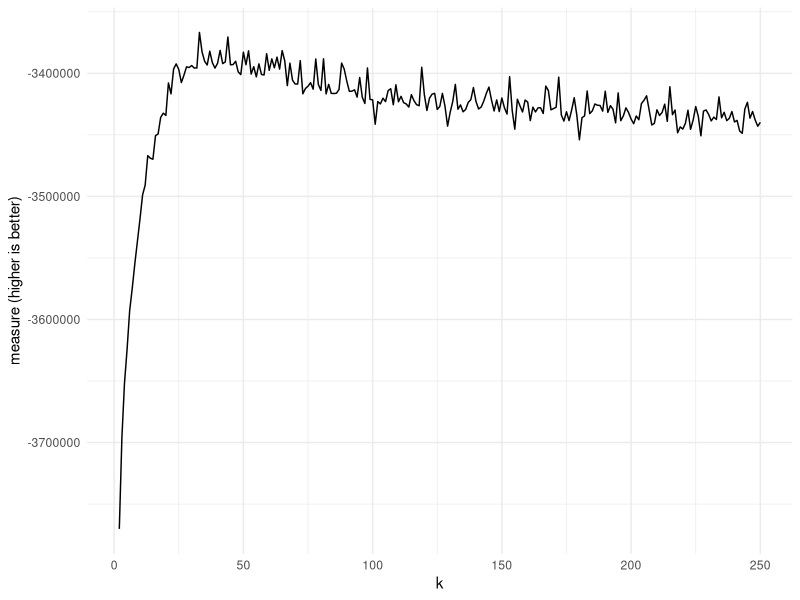
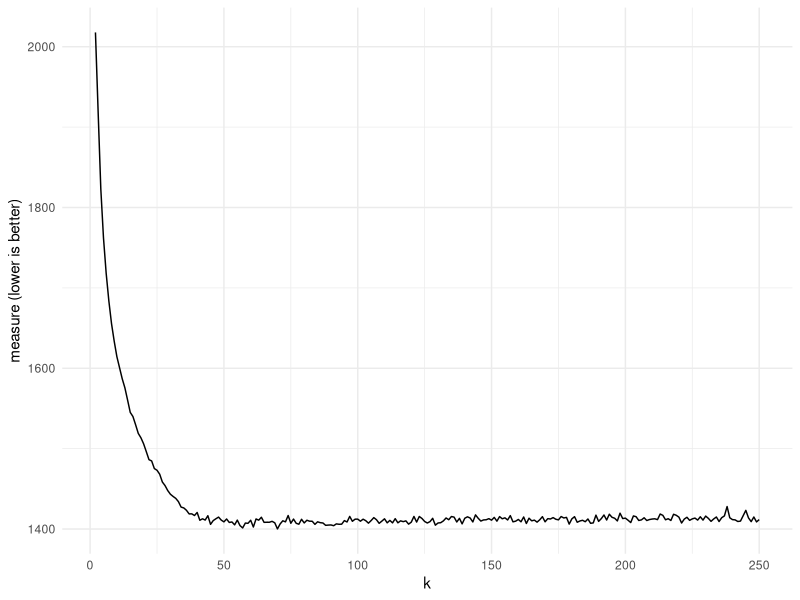
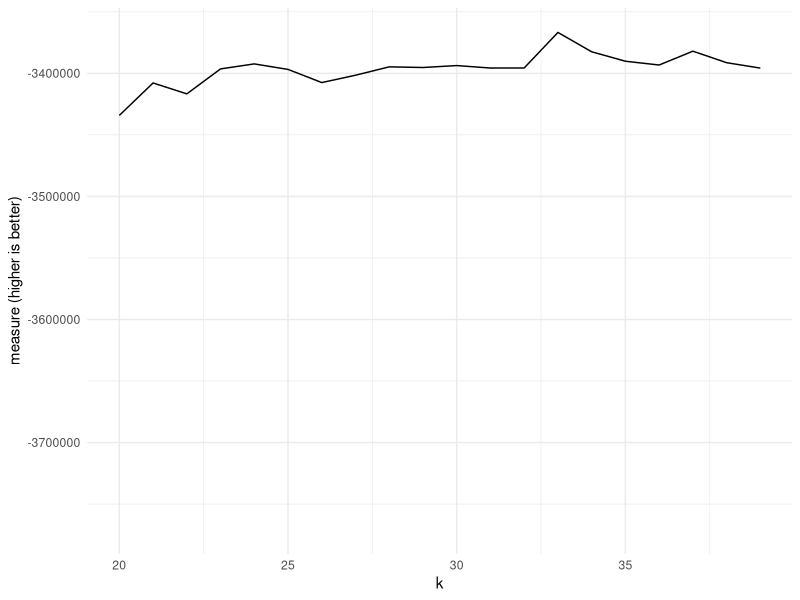
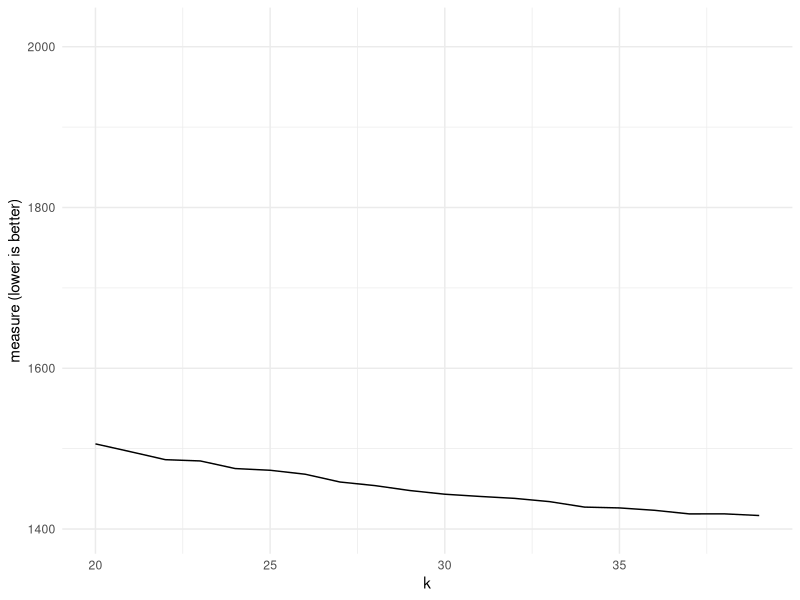

These figures' R source, in order:
df <- read.csv( 'model_measurements.csv' )

print("Best fit normal logll" )
print( df$k[ which.max( df$logll1 ) ] )

print("Best fit harmonic logll" )
print( df$k[ which.max( df$logll2 ) ] )

print("Best fit normal logll" )
print( df$k[ which.min( df$perplex ) ] )

library(ggplot2)

g <- ggplot( df , aes(k , logll2 ) ) +
geom_line() +
xlab('k') + ylab('measure (higher is better)') +
theme_minimal() +
xlim(2,250) ## TODO: make args

ggsave( file = 'plot_meanloglike.pdf' , g)

g <- ggplot( df , aes(k , perplex ) ) +
geom_line() +
xlab('k') + ylab('measure (lower is better)') +
theme_minimal() +
xlim(2,250) ## TODO: make args

ggsave( file = 'plot_perplex.pdf' , g)

g <- ggplot( df , aes(k , logll2 ) ) +
geom_line() +
xlab('k') + ylab('measure (higher is better)') +
theme_minimal() +
xlim(20,39) ## TODO: make args

ggsave( file = 'plot_meanloglike_detail.pdf' , g)

g <- ggplot( df , aes(k , perplex ) ) +
geom_line() +
xlab('k') + ylab('measure (lower is better)') +
theme_minimal() +
xlim(20,39) ## TODO: make args

ggsave( file = 'plot_perplex_detail.pdf' , g)
